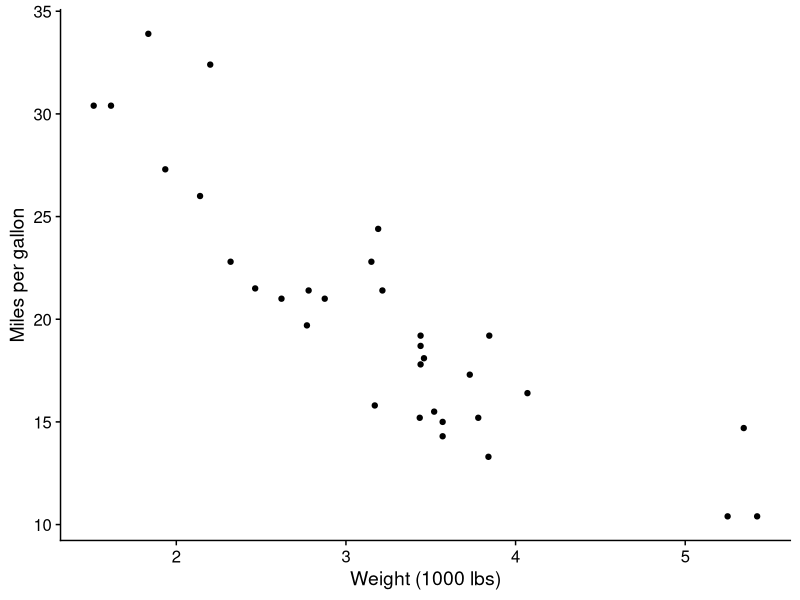

Recreate this plot in R. (Note: this script raises an error after producing the figure.)
## ---- chunk 1

# set default chunk options
knitr::opts_chunk$set(fig.width = 4, fig.height = 3, 
                      echo = TRUE, message = FALSE, warning = FALSE)

# load packages
packages=c("MASS", "tidyverse", # Used in assignment 1
           "stargazer", "here", "tidyr", "dplyr","stringr", "janitor", # Used for Mock assignment
           "cowplot", "ggplot2", "tinytex", "datasets", "tibble") # Used for Mock assignment

for (i in packages) {
  if (require(i,character.only=TRUE)==FALSE) {
    install.packages(i,repos='http://cran.us.r-project.org')
  }
  else {
    require(i,character.only=TRUE)
  }
}

# Disable scientific notation if you want
options(scipen=999)

## ---- chunk 2

# Generate data on potential outcomes and pre-treatment covariates:

  rm(list=ls())
  library(MASS)
# Define variables and generate data:
  N <- 20000
  Xi <- sample(c(1,2,3,4,5),N, replace=TRUE)
  m0_Xi <- 0.5*Xi
  m1_Xi <- 1*Xi
# Generate correlated error terms:
  ei <- mvrnorm(n=N,mu=c(0, 0),Sigma=matrix(c(1,0.75,0.75,1), ncol=2))
# Calculate potential outcomes:
  Yi_0 = m0_Xi + ei[,1]		
  Yi_1 = m1_Xi + ei[,2]
# Output the mean of the potential outcomes:
  mean(Yi_0)
  mean(Yi_1)
# Create a dataframe from the vectors:
  df <- data.frame(Xi, Yi_0, Yi_1)

## ---- chunk 3

# Load the dataset
progresa <- read.csv("progresa.csv")

## ---- chunk 4
## For continuous variables you can use the t-test
#t.test()

## For binary variables you should use the proportions test
#prop.test()

## ---- chunk 5
# Examine number of hh that were intended to get treatment and that ended up receiving treatment
table(treatment = progresa$treatment, intention_to_treat = progresa$intention_to_treat, exclude = NULL)

# Create a new treatment variable that is:
# = 1 if intention_to_treat == 1 AND not in the actual treatment
# = 0 for normal control hh.

# This creates a new variable called pseudo_treatment that has missing values for every hh
progresa$pseudo_treatment <- NA
# Replace NAs with 1 for the new intervention group
progresa$pseudo_treatment[] <- 1
# Replace NAs with 0 for the normal control group
progresa$pseudo_treatment[] <- 0

## ---- chunk 6

# Load data

data("mtcars")
raw_data <- mtcars

# Clean data

## Add model names as a column 
## [this is just an example manipulation, I rarely assign rownames to a column]

clean_data <- tibble::rownames_to_column(raw_data, "model")


## ---- chunk 7

# Plot 1

plot_1 <- ggplot(clean_data, aes(y=mpg, x = wt))+
  geom_point()+
  theme_cowplot(14)+
  labs(x = "Weight (1000 lbs)", y = "Miles per gallon")

## ---- chunk 8
plot_1
## ---- chunk 9

model_1 <- lm(mpg ~ wt, data=clean_data)
model_2 <- lm(mpg ~ wt + cyl, data=clean_data)

## ---- chunk 10
stargazer(model_1, model_2, type = "latex", ci=FALSE, no.space = TRUE, 
          header = FALSE, omit = c("Constant"), omit.stat = c("adj.rsq","ser", "f"),
          covariate.labels = c("Weight (1000 lbs)", "Cylinders"), dep.var.labels = c("MPG"),
          dep.var.caption = c(""),
          title = "MPG and vehicle weight", table.placement = "H")

